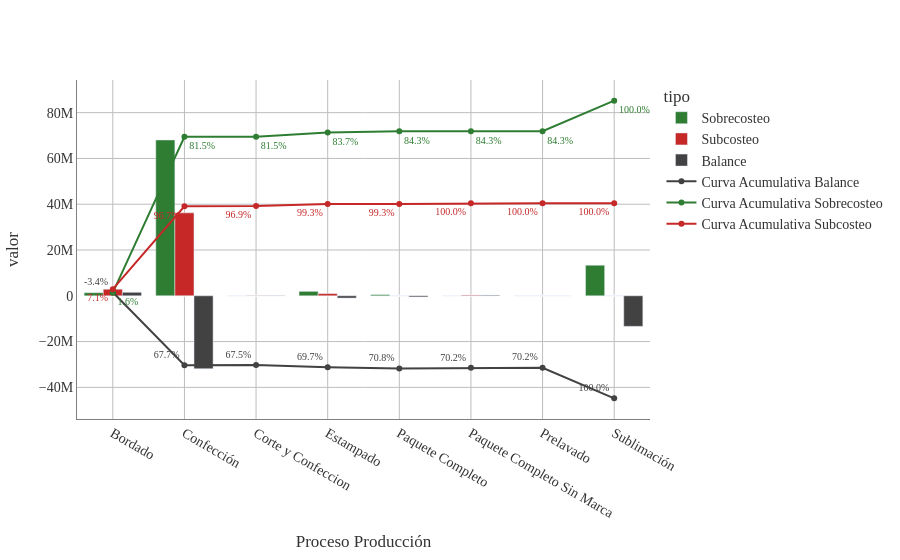

The notebook cell this image was saved under:
### Markdown cell above
## Gráfico impacto total por servicio

### Code cell
df_impacto = df_costos.copy()

df_impacto['Sobrecosteo'] = df_impacto['Diferencia'].apply(lambda x: abs(x) if x < 0 else 0)
df_impacto['Subcosteo'] = df_impacto['Diferencia'].apply(lambda x: x if x > 0 else 0)

df_resumen = df_impacto.groupby('Proceso Producción').agg({
    'Sobrecosteo': 'sum',
    'Subcosteo': 'sum',
    'Diferencia': 'sum'
}).reset_index()

df_resumen = df_resumen.rename(columns={'Diferencia': 'Balance'})

df_melt = df_resumen.melt(
    id_vars='Proceso Producción',
    value_vars=['Sobrecosteo', 'Subcosteo', 'Balance'],
    var_name='tipo',
    value_name='valor'
)

figimpactoservicio = px.bar(
    df_melt,
    x='Proceso Producción',
    y='valor',
    color='tipo',
    barmode='group',
    color_discrete_map={
        'Sobrecosteo': '#2E7D32',      # verde elegante
        'Subcosteo': '#C62828',  # rojo fuerte
        'Balance': '#424242'      # gris neutro
    }
)

# Agregar línea de curva acumulativa para Balance
import plotly.graph_objects as go

df_balance = df_melt[df_melt['tipo'] == 'Balance'].copy()
procesos_orden = df_melt['Proceso Producción'].unique()
df_balance = df_balance.set_index('Proceso Producción').reindex(procesos_orden).reset_index()
df_balance['cumsum'] = df_balance['valor'].cumsum()

# Calcular porcentajes
total_balance = df_balance['cumsum'].iloc[-1]
df_balance['porcentaje'] = (df_balance['cumsum'] / total_balance * 100).round(1)

figimpactoservicio.add_trace(go.Scatter(
    x=df_balance['Proceso Producción'],
    y=df_balance['cumsum'],
    mode='lines+markers+text',
    name='Curva Acumulativa Balance',
    line=dict(color='#424242', width=2),
    text=df_balance['porcentaje'].astype(str) + '%',
    textposition='top left',
    textfont=dict(color='#424242', size=10)
))

df_ahorro = df_melt[df_melt['tipo'] == 'Sobrecosteo'].copy()
procesos_orden_ahorro = df_melt['Proceso Producción'].unique()
df_ahorro = df_ahorro.set_index('Proceso Producción').reindex(procesos_orden_ahorro).reset_index()
df_ahorro['cumsum'] = df_ahorro['valor'].cumsum()

# Calcular porcentajes para Sobrecosteo
total_ahorro = df_ahorro['cumsum'].iloc[-1]
df_ahorro['porcentaje'] = (df_ahorro['cumsum'] / total_ahorro * 100).round(1)

figimpactoservicio.add_trace(go.Scatter(
    x=df_ahorro['Proceso Producción'],
    y=df_ahorro['cumsum'],
    mode='lines+markers+text',
    name='Curva Acumulativa Sobrecosteo',
    line=dict(color='#2E7D32', width=2),
    text=df_ahorro['porcentaje'].astype(str) + '%',
    textposition='bottom right',
    textfont=dict(color='#2E7D32', size=10)
))

df_sobrecosto = df_melt[df_melt['tipo'] == 'Subcosteo'].copy()
procesos_orden_sobrecosto = df_melt['Proceso Producción'].unique()
df_sobrecosto = df_sobrecosto.set_index('Proceso Producción').reindex(procesos_orden_sobrecosto).reset_index()
df_sobrecosto['cumsum'] = df_sobrecosto['valor'].cumsum()

# Calcular porcentajes para Subcosteo
total_sobrecosto = df_sobrecosto['cumsum'].iloc[-1]
df_sobrecosto['porcentaje'] = (df_sobrecosto['cumsum'] / total_sobrecosto * 100).round(1)

figimpactoservicio.add_trace(go.Scatter(
    x=df_sobrecosto['Proceso Producción'],
    y=df_sobrecosto['cumsum'],
    mode='lines+markers+text',
    name='Curva Acumulativa Subcosteo',
    line=dict(color='#C62828', width=2),
    text=df_sobrecosto['porcentaje'].astype(str) + '%',
    textposition='bottom left',
    textfont=dict(color='#C62828', size=10)
))

figimpactoservicio.update_layout(
    # 1. Fondo transparente
    paper_bgcolor='rgba(0,0,0,0)',
    plot_bgcolor='rgba(0,0,0,0)',
    
    # 2. Tipografía Times New Roman
    font=dict(
        family="Times New Roman, Times, serif",
        size=14,
        color="#333333" # Color de letra gris muy oscuro (casi negro)
    ),
    
    # Ajuste opcional de márgenes para que la letra no se corte
    margin=dict(t=80, b=50, l=50, r=50)
)

# 3. Líneas de cuadrícula más oscuras
figimpactoservicio.update_xaxes(
    showgrid=True, 
    gridwidth=1, 
    gridcolor='#bdbdbd', # Un gris más marcado (puedes usar 'gray' si lo quieres aún más oscuro)
    linecolor='gray',    # Línea del eje principal en negro
    zeroline=True,        # Mantener la línea del cero...
    zerolinecolor='#d3d3d3', # ...pero usar un gris mucho más suave (LightGrey)
    zerolinewidth=1
)

figimpactoservicio.update_yaxes(
    showgrid=True, 
    gridwidth=1, 
    gridcolor='#bdbdbd', 
    linecolor='gray'
)

figimpactoservicio.show()

### Figure 1 — Plotly figure (JSON) as saved in the notebook; plotly's stock layout.template omitted (floating-point values rounded to 4 significant figures)
{"data": [{"alignmentgroup": "True", "hovertemplate": "tipo=Sobrecosteo<br>Proceso Producción=%{x}<br>valor=%{y}<extra></extra>", "legendgroup": "Sobrecosteo", "marker": {"color": "#2E7D32", "pattern": {"shape": ""}}, "name": "Sobrecosteo", "offsetgroup": "Sobrecosteo", "orientation": "v", "showlegend": true, "textposition": "auto", "type": "bar", "x": ["Bordado", "Confección", "Corte y Confeccion", "Estampado", "Paquete Completo", "Paquete Completo Sin Marca", "Prelavado", "Sublimación"], "xaxis": "x", "y": [1350000.0, 68080000.0, 0.0, 1940000.0, 500000.0, 0.0, 0.0, 13350000.0], "yaxis": "y"}, {"alignmentgroup": "True", "hovertemplate": "tipo=Subcosteo<br>Proceso Producción=%{x}<br>valor=%{y}<extra></extra>", "legendgroup": "Subcosteo", "marker": {"color": "#C62828", "pattern": {"shape": ""}}, "name": "Subcosteo", "offsetgroup": "Subcosteo", "orientation": "v", "showlegend": true, "textposition": "auto", "type": "bar", "x": ["Bordado", "Confección", "Corte y Confeccion", "Estampado", "Paquete Completo", "Paquete Completo Sin Marca", "Prelavado", "Sublimación"], "xaxis": "x", "y": [2873000.0, 36230000.0, 105000.0, 948400.0, 0.0, 280000.0, 13600.0, 0.0], "yaxis": "y"}, {"alignmentgroup": "True", "hovertemplate": "tipo=Balance<br>Proceso Producción=%{x}<br>valor=%{y}<extra></extra>", "legendgroup": "Balance", "marker": {"color": "#424242", "pattern": {"shape": ""}}, "name": "Balance", "offsetgroup": "Balance", "orientation": "v", "showlegend": true, "textposition": "auto", "type": "bar", "x": ["Bordado", "Confección", "Corte y Confeccion", "Estampado", "Paquete Completo", "Paquete Completo Sin Marca", "Prelavado", "Sublimación"], "xaxis": "x", "y": [1524000.0, -31860000.0, 105000.0, -991200.0, -500000.0, 280000.0, 13600.0, -13350000.0], "yaxis": "y"}, {"line": {"color": "#424242", "width": 2}, "mode": "lines+markers+text", "name": "Curva Acumulativa Balance", "text": ["-3.4%", "67.7%", "67.5%", "69.7%", "70.8%", "70.2%", "70.2%", "100.0%"], "textfont": {"color": "#424242", "size": 10}, "textposition": "top left", "type": "scatter", "x": ["Bordado", "Confección", "Corte y Confeccion", "Estampado", "Paquete Completo", "Paquete Completo Sin Marca", "Prelavado", "Sublimación"], "y": [1524000.0, -30340000.0, -30230000.0, -31220000.0, -31720000.0, -31440000.0, -31430000.0, -44780000.0]}, {"line": {"color": "#2E7D32", "width": 2}, "mode": "lines+markers+text", "name": "Curva Acumulativa Sobrecosteo", "text": ["1.6%", "81.5%", "81.5%", "83.7%", "84.3%", "84.3%", "84.3%", "100.0%"], "textfont": {"color": "#2E7D32", "size": 10}, "textposition": "bottom right", "type": "scatter", "x": ["Bordado", "Confección", "Corte y Confeccion", "Estampado", "Paquete Completo", "Paquete Completo Sin Marca", "Prelavado", "Sublimación"], "y": [1350000.0, 69430000.0, 69430000.0, 71370000.0, 71870000.0, 71870000.0, 71870000.0, 85230000.0]}, {"line": {"color": "#C62828", "width": 2}, "mode": "lines+markers+text", "name": "Curva Acumulativa Subcosteo", "text": ["7.1%", "96.7%", "96.9%", "99.3%", "99.3%", "100.0%", "100.0%", "100.0%"], "textfont": {"color": "#C62828", "size": 10}, "textposition": "bottom left", "type": "scatter", "x": ["Bordado", "Confección", "Corte y Confeccion", "Estampado", "Paquete Completo", "Paquete Completo Sin Marca", "Prelavado", "Sublimación"], "y": [2873000.0, 39100000.0, 39200000.0, 40150000.0, 40150000.0, 40430000.0, 40450000.0, 40450000.0]}], "layout": {"barmode": "group", "font": {"color": "#333333", "family": "Times New Roman, Times, serif", "size": 14}, "legend": {"title": {"text": "tipo"}, "tracegroupgap": 0}, "margin": {"b": 50, "l": 50, "r": 50, "t": 80}, "paper_bgcolor": "rgba(0,0,0,0)", "plot_bgcolor": "rgba(0,0,0,0)", "xaxis": {"anchor": "y", "domain": [0, 1], "gridcolor": "#bdbdbd", "gridwidth": 1, "linecolor": "gray", "showgrid": true, "title": {"text": "Proceso Producción"}, "zeroline": true, "zerolinecolor": "#d3d3d3", "zerolinewidth": 1}, "yaxis": {"anchor": "x", "domain": [0, 1], "gridcolor": "#bdbdbd", "gridwidth": 1, "linecolor": "gray", "showgrid": true, "title": {"text": "valor"}}}}
